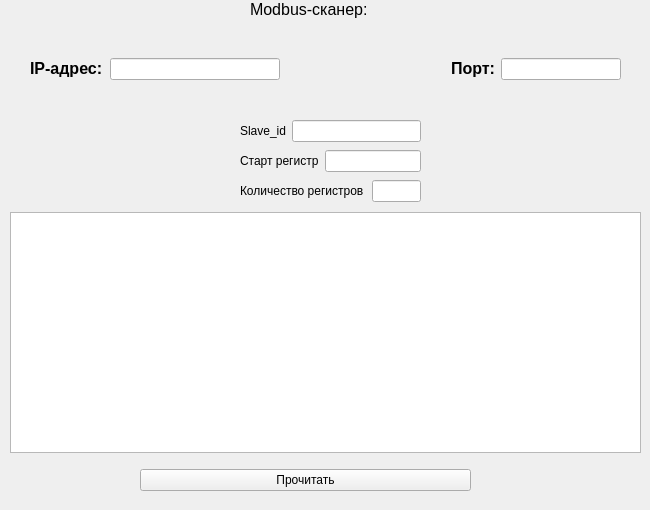
      <widget class="QWidget" name="tab">
       <attribute name="title">
        <string>Modbus сканер</string>
       </attribute>
       <widget class="QWidget" name="horizontalLayoutWidget_2">
        <property name="geometry">
         <rect>
          <x>30</x>
          <y>30</y>
          <width>591</width>
          <height>78</height>
         </rect>
        </property>
        <layout class="QHBoxLayout" name="horizontalLayout_2">
         <property name="spacing">
          <number>0</number>
         </property>
         <item>
          <widget class="QLabel" name="label_7">
           <property name="enabled">
            <bool>true</bool>
           </property>
           <property name="minimumSize">
            <size>
             <width>80</width>
             <height>0</height>
            </size>
           </property>
           <property name="maximumSize">
            <size>
             <width>50</width>
             <height>20</height>
            </size>
           </property>
           <property name="text">
            <string>&lt;html&gt;&lt;head/&gt;&lt;body&gt;&lt;p&gt;&lt;span style=&quot; font-size:12pt; font-weight:600;&quot;&gt;IP-адрес:&lt;/span&gt;&lt;/p&gt;&lt;/body&gt;&lt;/html&gt;</string>
           </property>
          </widget>
         </item>
         <item>
          <widget class="QLineEdit" name="ip_modbus_lineEdit">
           <property name="enabled">
            <bool>true</bool>
           </property>
          </widget>
         </item>
         <item>
          <spacer name="horizontalSpacer">
           <property name="orientation">
            <enum>Qt::Horizontal</enum>
           </property>
           <property name="sizeHint" stdset="0">
            <size>
             <width>40</width>
             <height>20</height>
            </size>
           </property>
          </spacer>
         </item>
         <item>
          <layout class="QHBoxLayout" name="horizontalLayout_3">
           <item>
            <widget class="QLabel" name="label_8">
             <property name="enabled">
              <bool>true</bool>
             </property>
             <property name="minimumSize">
              <size>
               <width>50</width>
               <height>0</height>
              </size>
             </property>
             <property name="maximumSize">
              <size>
               <width>50</width>
               <height>50</height>
              </size>
             </property>
             <property name="text">
              <string>&lt;html&gt;&lt;head/&gt;&lt;body&gt;&lt;p&gt;&lt;span style=&quot; font-size:12pt; font-weight:600;&quot;&gt;Порт:&lt;/span&gt;&lt;/p&gt;&lt;/body&gt;&lt;/html&gt;</string>
             </property>
            </widget>
           </item>
           <item>
            <widget class="QLineEdit" name="port_lineEdit"/>
           </item>
          </layout>
         </item>
        </layout>
       </widget>
       <widget class="QLabel" name="label">
        <property name="geometry">
         <rect>
          <x>250</x>
          <y>0</y>
          <width>116</width>
          <height>19</height>
         </rect>
        </property>
        <property name="font">
         <font>
          <pointsize>12</pointsize>
         </font>
        </property>
        <property name="text">
         <string>Modbus-сканер:</string>
        </property>
       </widget>
       <widget class="QWidget" name="layoutWidget">
        <property name="geometry">
         <rect>
          <x>240</x>
          <y>120</y>
          <width>181</width>
          <height>22</height>
         </rect>
        </property>
        <layout class="QHBoxLayout" name="horizontalLayout_13">
         <item>
          <widget class="QLabel" name="label_10">
           <property name="minimumSize">
            <size>
             <width>25</width>
             <height>0</height>
            </size>
           </property>
           <property name="text">
            <string>Slave_id</string>
           </property>
          </widget>
         </item>
         <item>
          <widget class="QLineEdit" name="slave_id_lineEdit">
           <property name="minimumSize">
            <size>
             <width>100</width>
             <height>0</height>
            </size>
           </property>
          </widget>
         </item>
        </layout>
       </widget>
       <widget class="QWidget" name="layoutWidget_2">
        <property name="geometry">
         <rect>
          <x>240</x>
          <y>150</y>
          <width>181</width>
          <height>22</height>
         </rect>
        </property>
        <layout class="QHBoxLayout" name="horizontalLayout_14">
         <item>
          <widget class="QLabel" name="label_11">
           <property name="text">
            <string>Старт регистр</string>
           </property>
          </widget>
         </item>
         <item>
          <widget class="QLineEdit" name="start_reg_lineEdit"/>
         </item>
        </layout>
       </widget>
       <widget class="QTextEdit" name="textEdit">
        <property name="geometry">
         <rect>
          <x>10</x>
          <y>212</y>
          <width>631</width>
          <height>241</height>
         </rect>
        </property>
       </widget>
       <widget class="QWidget" name="horizontalLayoutWidget">
        <property name="geometry">
         <rect>
          <x>140</x>
          <y>460</y>
          <width>331</width>
          <height>41</height>
         </rect>
        </property>
        <layout class="QHBoxLayout" name="horizontalLayout_4">
         <item>
          <widget class="QPushButton" name="start_pushButton">
           <property name="enabled">
            <bool>true</bool>
           </property>
           <property name="text">
            <string>Прочитать</string>
           </property>
          </widget>
         </item>
        </layout>
       </widget>
       <widget class="QLabel" name="status_label">
        <property name="geometry">
         <rect>
          <x>0</x>
          <y>460</y>
          <width>181</width>
          <height>31</height>
         </rect>
        </property>
        <property name="text">
         <string/>
        </property>
       </widget>
       <widget class="QWidget" name="horizontalLayoutWidget_3">
        <property name="geometry">
         <rect>
          <x>240</x>
          <y>180</y>
          <width>181</width>
          <height>22</height>
         </rect>
        </property>
        <layout class="QHBoxLayout" name="horizontalLayout_5">
         <item>
          <widget class="QLabel" name="label_9">
           <property name="minimumSize">
            <size>
             <width>110</width>
             <height>0</height>
            </size>
           </property>
           <property name="text">
            <string>Количество регистров </string>
           </property>
          </widget>
         </item>
         <item>
          <widget class="QLineEdit" name="end_reg_lineEdit">
           <property name="maximumSize">
            <size>
             <width>50</width>
             <height>16777215</height>
            </size>
           </property>
          </widget>
         </item>
        </layout>
       </widget>
      </widget>
